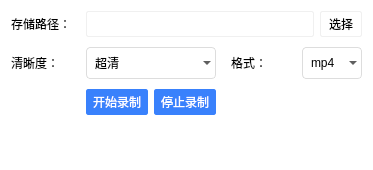
<?xml version="1.0" encoding="UTF-8"?>
<ui version="4.0">
 <class>DlgLocalRecord</class>
 <widget class="QDialog" name="DlgLocalRecord">
  <property name="geometry">
   <rect>
    <x>0</x>
    <y>0</y>
    <width>373</width>
    <height>170</height>
   </rect>
  </property>
  <property name="windowTitle">
   <string>本地录制</string>
  </property>
  <property name="styleSheet">
   <string notr="true">#DlgLocalRecord {
	background: rgb(255,255,255);
}
QComboBox {
	background: transparent;
	border: 1px solid rgb(221,221,221);
	border-radius: 4px;
	min-height: 30px;
	padding-left: 8px;
	padding-right: 8px;
}
QComboBox:hover {
	border-color:rgb(57,129,252);
}
QComboBox::drop-down {
	padding-top: 5px;
	image: url(:/Resources/dropDown.png);
}
QComboBox QAbstractItemView{
	margin-top:1;
	outline:0;	
	border:1px solid rgb(225,225,225);
	background-color:rgb(255,255,255);
	selection-background-color:rgb(80,145,255);
}
QComboBox QAbstractItemView::item{
	min-height:30px;
	max-height:30px;
}
QComboBox QAbstractItemView::item:hover{
    background-color:rgb(240,240,240);
	color:rgb(45,45,45);
}
QComboBox QAbstractItemView::item:selected{
    background-color:rgb(240,240,240);
	color:rgb(45,45,45);
}
#btnStartRecord, #btnStopRecord {
	background:rgb(57,129,252);
	color: rgb(255,255,255);
	border: 1px solid rgb(57,129,252);
	border-radius: 2px;
	min-height: 24px;
	min-width: 60px;
}
#btnStartRecord:hover, #btnStopRecord:hover, #btnStartRecord:pressed, #btnStopRecord:pressed {
	background: rgb(5,117,197);
}
#btnChoosePath {
	background:rgb(255,255,255);
	color: rgb(0,0,0);
	border: 1px solid rgb(240,240,240);
	border-radius: 2px;
	min-height: 24px;
	min-width: 40px;
}
#btnChoosePath:hover, #btnChoosePath:pressed {
	background: rgb(246,246,246);
}
#editPath {
	min-height: 24px;
	border: 1px solid rgb(240,240,240);
	border-radius: 2px;
}</string>
  </property>
  <layout class="QVBoxLayout" name="verticalLayout">
   <item>
    <widget class="QWidget" name="widget" native="true">
     <layout class="QGridLayout" name="gridLayout">
      <property name="leftMargin">
       <number>0</number>
      </property>
      <property name="topMargin">
       <number>0</number>
      </property>
      <property name="rightMargin">
       <number>0</number>
      </property>
      <property name="bottomMargin">
       <number>0</number>
      </property>
      <property name="horizontalSpacing">
       <number>15</number>
      </property>
      <property name="verticalSpacing">
       <number>10</number>
      </property>
      <item row="0" column="0">
       <widget class="QLabel" name="label">
        <property name="text">
         <string>存储路径：</string>
        </property>
        <property name="alignment">
         <set>Qt::AlignLeading|Qt::AlignLeft|Qt::AlignVCenter</set>
        </property>
       </widget>
      </item>
      <item row="1" column="4">
       <widget class="QComboBox" name="cbFormat">
        <item>
         <property name="text">
          <string>mp4</string>
         </property>
        </item>
        <item>
         <property name="text">
          <string>flv</string>
         </property>
        </item>
        <item>
         <property name="text">
          <string>avi</string>
         </property>
        </item>
       </widget>
      </item>
      <item row="1" column="3">
       <widget class="QLabel" name="label_2">
        <property name="text">
         <string>格式：</string>
        </property>
        <property name="alignment">
         <set>Qt::AlignLeading|Qt::AlignLeft|Qt::AlignVCenter</set>
        </property>
       </widget>
      </item>
      <item row="1" column="2">
       <widget class="QComboBox" name="cbDefinition">
        <property name="currentIndex">
         <number>2</number>
        </property>
        <item>
         <property name="text">
          <string>标清</string>
         </property>
        </item>
        <item>
         <property name="text">
          <string>高清</string>
         </property>
        </item>
        <item>
         <property name="text">
          <string>超清</string>
         </property>
        </item>
       </widget>
      </item>
      <item row="1" column="0">
       <widget class="QLabel" name="label_4">
        <property name="text">
         <string>清晰度：</string>
        </property>
        <property name="alignment">
         <set>Qt::AlignLeading|Qt::AlignLeft|Qt::AlignVCenter</set>
        </property>
       </widget>
      </item>
      <item row="0" column="2" colspan="3">
       <layout class="QHBoxLayout" name="horizontalLayout_2">
        <item>
         <widget class="QLineEdit" name="editPath">
          <property name="readOnly">
           <bool>true</bool>
          </property>
         </widget>
        </item>
        <item>
         <widget class="QPushButton" name="btnChoosePath">
          <property name="text">
           <string>选择</string>
          </property>
         </widget>
        </item>
       </layout>
      </item>
      <item row="2" column="2">
       <layout class="QHBoxLayout" name="horizontalLayout_3">
        <item>
         <widget class="QPushButton" name="btnStartRecord">
          <property name="text">
           <string>开始录制</string>
          </property>
         </widget>
        </item>
        <item>
         <widget class="QPushButton" name="btnStopRecord">
          <property name="text">
           <string>停止录制</string>
          </property>
         </widget>
        </item>
       </layout>
      </item>
     </layout>
    </widget>
   </item>
   <item>
    <widget class="QLabel" name="lbOutputInfo">
     <property name="text">
      <string/>
     </property>
    </widget>
   </item>
   <item>
    <spacer name="verticalSpacer">
     <property name="orientation">
      <enum>Qt::Vertical</enum>
     </property>
     <property name="sizeHint" stdset="0">
      <size>
       <width>20</width>
       <height>40</height>
      </size>
     </property>
    </spacer>
   </item>
  </layout>
 </widget>
 <layoutdefault spacing="6" margin="11"/>
 <resources/>
 <connections/>
</ui>
